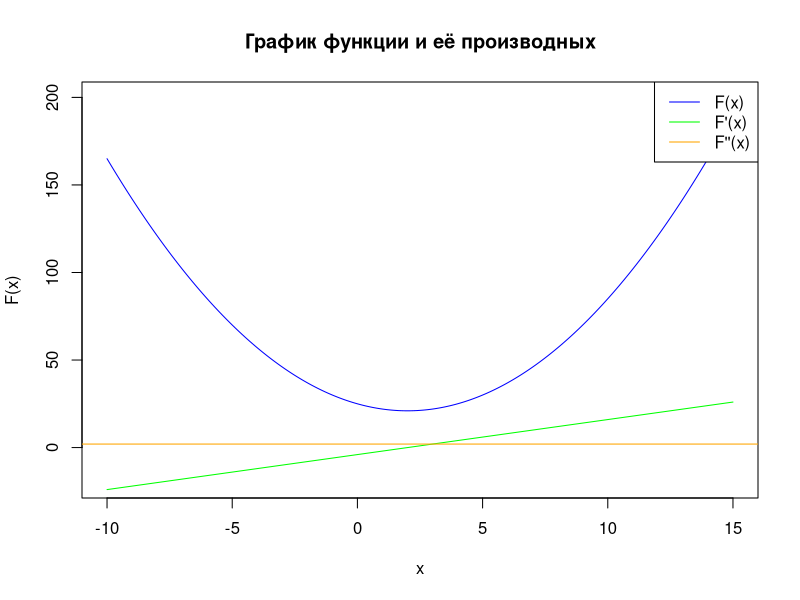
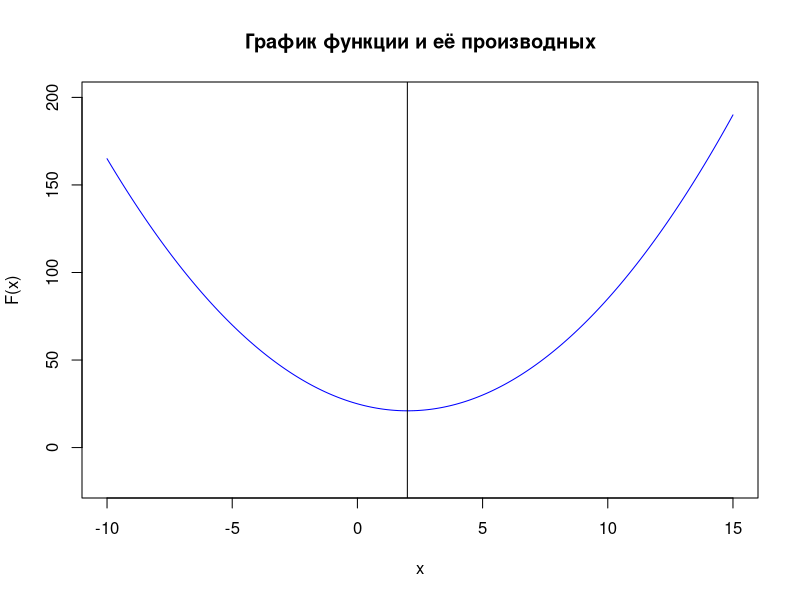

Recreate these plots in R, in order.
## ---- chunk 1
F <- function (x){
  return ((x-5)^2+6*x)
}
## ---- chunk 2
F_dx <- function(x){
  return (2*x - 4)
}

F_dxx <- function(x){
  return (2)
}
## ---- chunk 3
x <- seq(-10, 15, 0.1)
y <- F(x)
y_dx <- F_dx(x)
y_dxx <- F_dxx(x)

# Строим график функции F(x)
p = plot(x, y, type = "l", col = "blue", main = "График функции и её производных",
     xlab = "x", ylab = "F(x)", ylim = c(-20, 200))

lines(x, y_dx, col = "green")
abline(h=F_dxx(x), col = "orange")

# Добавляем легенду для второй производной

legend("topright",
       legend = c("F(x)",
                  "F'(x)",
                  "F''(x)"),
        col = c("blue",
                "green",
                "orange"),
       lty = 1)
## ---- chunk 4
x = 1
y_prev = F_dx(x)
y = 0
while (abs(y - y_prev) > 1e-6 || abs(F_dx(x)) < 1e-6){
  x <- x - 0.01 * F_dx(x)
  y_prev = y
  y = F(x)
}

x

x_ <- seq(-10, 15, 0.1)
y <- F(x_)
p = plot(x_, y, type = "l", col = "blue", main = "График функции и её производных",
     xlab = "x", ylab = "F(x)", ylim = c(-20, 200))
abline(v=x)

